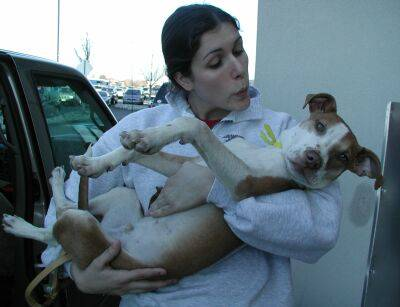
#> input picture Tutorials/data/dogscats/valid/dogs/dog.12115.jpg, 400 x 307 px, found by its file name; its folder holds only this picture in this run
$ jupyter execute --allow-errors cats_dogs_solved.ipynb   (shell and % lines are left out)
#> lines starting #> are read from the running program, lines starting #| are printed output that depends on the picture
# Dogs vs Cats
We'll create a simple cat vs dog classifier.
Dataset can be downloaded from http://files.fast.ai/data/dogscats.zip

**Data**: Labeled images of dogs and cats.
We want to learn a **classifier**: A function that returns a label (here: `cat`/`dog`) for images

# Read images

[cell 1]
import os
dog_dir = 'dogscats/train/dogs'
cat_dir = 'dogscats/train/cats'
dog_paths = os.listdir(dog_dir)
#> (the rest of this cell did not finish here and is left out)

#> (a cell that did not finish here is left out)

[cell 3]
print(dog_paths[:10])

[cell 4]
# sort the paths
dog_paths.sort()
#> (the rest of this cell did not finish here and is left out)

[cell 5]
from PIL import Image
def load_images(image_paths, target_size):
#> called with target_size = (128, 128)
    images = []
    ## TODO: Load images from disk, resize to target_size, and return list of images
    ## Pillow library, Image class - open, convert, resize: https://pillow.readthedocs.io/en/stable/reference/Image.html
    for image_path in image_paths:
        image = Image.open(image_path)
#> image is the input picture: PIL image 400x307 RGB; mean R, G, B 97.4, 114.7, 124.7
        image = image.convert('RGB')
        image = image.resize(target_size)
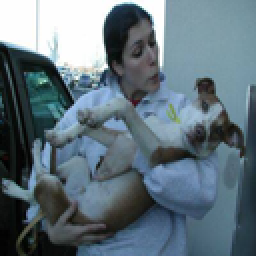
#> image: PIL image 128x128 RGB (shown 2 times larger); mean R, G, B 97.4, 114.7, 124.6
        images.append(np.array(image))
    return images

[cell 6]
# Pillow library for decoding images
import numpy as np

n_imgs = 1200
target_size = (128, 128) # Easier to compare images of the same size

## Load 1200 images for each class
dog_images = load_images(dog_paths[:n_imgs], target_size)
#> dog_images = 1 item
#> (the rest of this cell did not finish here and is left out)

#> (a cell that did not finish here is left out)

[cell 8]
dog_images[0].shape
#> Out = (128, 128, 3)

[cell 9]
dog_images[0]

# Show some dogs and cats!

[cell 10]
import matplotlib.pyplot as plt

Use `imshow` function from matplotlib: https://matplotlib.org/3.1.3/api/_as_gen/matplotlib.pyplot.imshow.html

[cell 11]
plt.imshow(dog_images[0])

#> (a cell that did not finish here is left out)

# Simple nearest neighbor classification
We will split our dataset to training set and test set.
Our model with predict if a test image is of cat or dog based on **a label of the closest image.**

*Image source: https://www.kdnuggets.com/2019/07/classifying-heart-disease-using-k-nearest-neighbors.html*

We'll measure **image similarity** as a simple mean **absolute distance between pixel values**.

\begin{equation}
D(x_{train}, x_{test}) = \frac{1}{|pixels|}\sum_{pixels}{|x_{train}^{pixel} - x_{test}^{pixel}|}
\end{equation}

Nearest neighbors:
**Training data:** ($x_{train}^i$), corresponding labels $y_{train}^i$
**Test example:** $x_{test}$. We want to find a prediction for the test example $y_{pred}$.
**Algorithm**:
$j= \underset{i}{\mathrm{argmin}} D(x_{train}^i, x_{test})$
$y_{pred} = y_{train}^{j}$

[cell 13]
# img1, img2 - 2 images of the same size
# Return mean absolute distance
def image_dist(img1, img2):
    H, W, C = img1.shape
    distance = 0.
    for i in range(H):
        for j in range(W):
            for c in range(C):
                distance += np.abs(img1[i,j,c] - img2[i,j,c])
    distance = distance / (H * W * C)
    return distance

**^ Don't do this! NumPy is optimized for vectorized operations**

[cell 14]
# img1, img2 - 2 images of the same size
def image_dist_vectorized(img1, img2):
    distance = np.mean(np.abs(img1-img2))
    return distance

[cell 15]
img1 = dog_images[0].astype(np.float32)
#> (the rest of this cell did not finish here and is left out)
